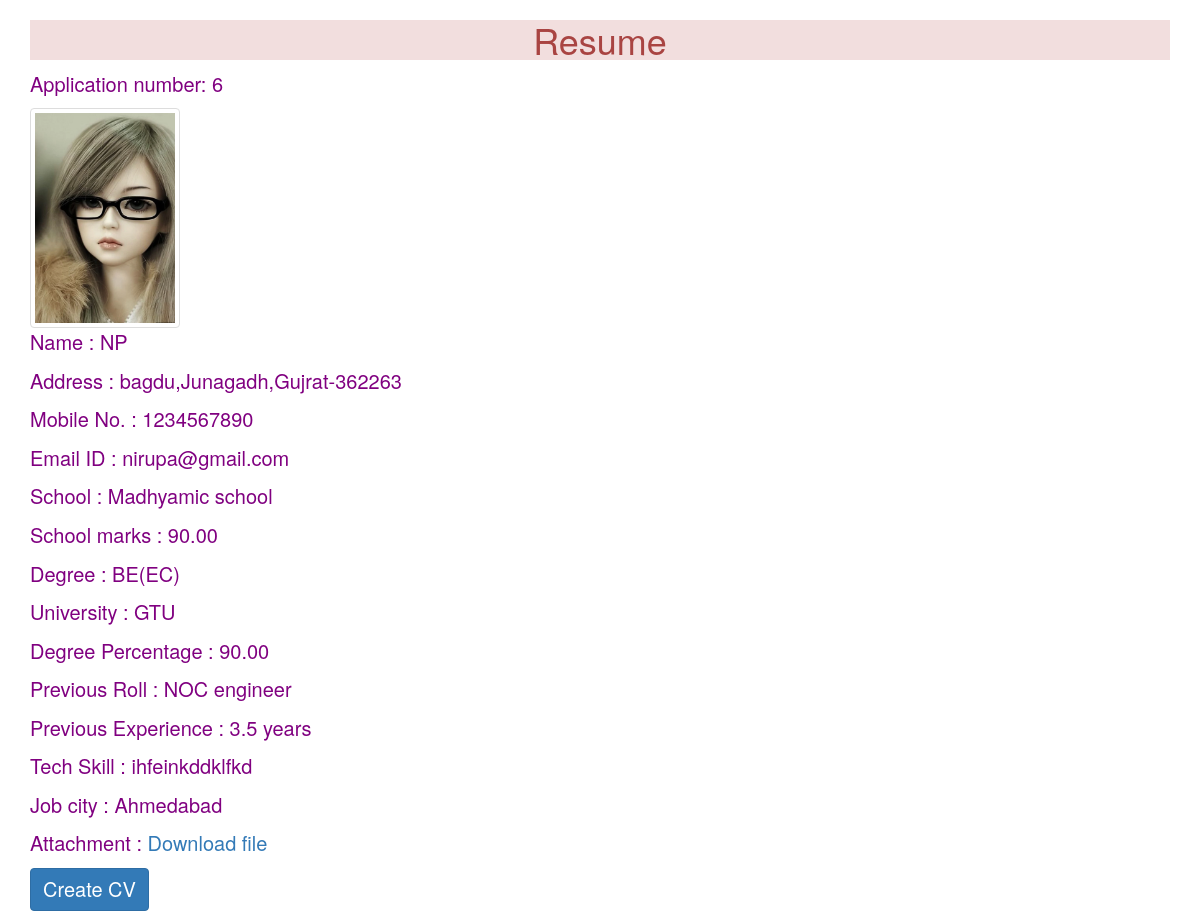
Page /6 on the committed database.
### CVapp/models.py (models this page shows)
class Resume(models.Model):
    name = models.CharField(max_length=100)
    email = models.EmailField(max_length=100)
    mobile = models.PositiveIntegerField()
    locality = models.CharField(max_length=100)
    city = models.CharField(max_length=100)
    pin = models.PositiveIntegerField()
    state = models.CharField(max_length=100)
    School = models.CharField(max_length=200)
    School_marks = models.DecimalField(blank=True, null=True, max_digits=10, decimal_places=2)
    Degree = models.CharField(max_length=200)
    University = models.CharField(max_length=200)
    Degree_percentage = models.DecimalField(blank=True, null=True, max_digits=10, decimal_places=2)
    previous_roll = models.CharField(max_length=100)
    previous_experience = models.CharField(max_length=20)
    Tech_skill = models.CharField(max_length=100)
    job_city = models.CharField(max_length=50)
    profile_image = models.ImageField(upload_to='profileimg', blank=True)
    file = models.FileField(upload_to='doc',blank=True)

### CVapp/views.py (the view)
# urls.py: path('<int:pk>',views.resumeview.as_view(),name='resumeview'),
class resumeview(View):
    def get(self,request,pk):
         user = Resume.objects.get(pk=pk)
         return render(request,'CVapp/view.html',{'user':user})

### CVapp/templates/CVapp/view.html (shortened to what this page needs)
<!doctype html>
<html lang="en">
<head>
     <link rel="stylesheet" href="https://cdn.jsdelivr.net/npm/bootstrap@3.3.7/dist/css/bootstrap.min.css"
>
</head>
<body>
      <div class="container">
          <h1 class="alert-danger text-center"> Resume </h1>
          <div class="row">
              <div class="col-sm-10 shadow p-5 offset-sm-1">
                  <p class="float-end"> Application number: {{user.id}}</p>
                  <img src="{{user.profile_image.url}}" alt="" class="img-fluid img-thumbnail rounded float-right mt-2"
                  width="150" height="150">
                  <p> Name : {{user.name}}</p>
                  <p> Address : {{user.locality}},{{user.city}},{{user.state}}-{{user.pin}}</p>
                  <p> Mobile No. : {{user.mobile}}</p>
                  <p> Email ID : {{user.email}}</p>
                  <p> School : {{user.School}}</p>
                  <p> School marks : {{user.School_marks}}</p>
                  <p> Degree : {{user.Degree}}</p>
                  <p> University : {{user.University}}</p>
                  <p> Degree Percentage : {{user.Degree_percentage}}</p>
                  <p> Previous Roll : {{user.previous_roll}}</p>
                  <p> Previous Experience : {{user.previous_experience}}</p>
                  <p> Tech Skill : {{user.Tech_skill}}</p>
                  <p> Job city : {{user.job_city}}</p>
                  <p> Attachment : <a href="{{user.file.url}}"> Download file </a></p>
                  <a href="cvmaker" class="btn btn-primary" style="font-size:20px;"> Create CV </a>
              </div>
          </div>
      </div>
</body>
</html>

### CVapp/templates/CVapp/view.html (style rules this page uses)
p { font-size : 20px; color : purple; }

### rows in the picture
Resume: id "6", profile_image (picture), name "NP", locality "bagdu", city "Junagadh", state "Gujrat", pin "362263", mobile "1234567890", email "nirupa@gmail.com", School "Madhyamic school", School_marks "90.00", Degree "BE(EC)", University "GTU", Degree_percentage "90.00", previous_roll "NOC engineer", previous_experience "3.5 years", Tech_skill "ihfeinkddklfkd", job_city "Ahmedabad"
